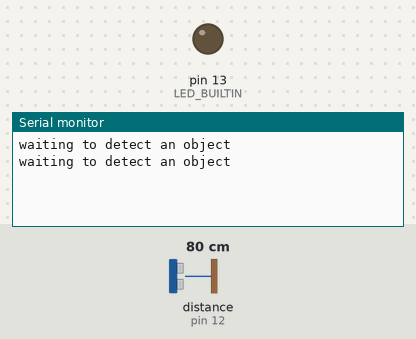
Bench run of a sketch on a simulated Arduino Uno, built with avr-gcc and run on an emulated ATmega328P. Shown: output pins drawn as LEDs (lit = HIGH), the last lines printed to the serial monitor. Wiring (inferred from the names in the program): ultrasonic range finder: trigger pin 11; echo pin 12. Inputs (shaded band) come from the test bench; at power-on: distance to the obstacle (sensor on pin 12) 80 cm. The echo pulse lasts 58.3 µs per cm; pins used as bus, display or sensor lines are not drawn.

Above: at 1.8 s.
1.9 s: distance to the obstacle (sensor on pin 12) set to 34 cm
At 2.8 s:
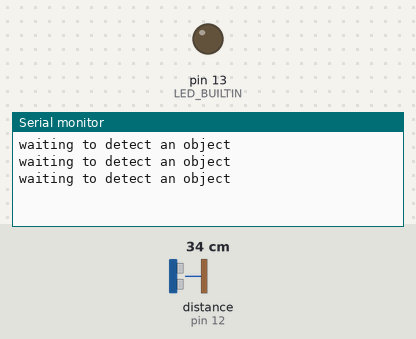
3.4 s: distance to the obstacle (sensor on pin 12) set to 28 cm
At 4.8 s:
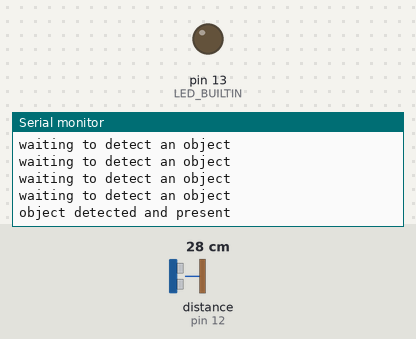

The sketch:

object_count.ino
```cpp
/*
  Ultrasonic Sensor HC-SR04 and Arduino Tutorial
  by Dejan Nedelkovski,
  www.HowToMechatronics.com
*/

// defines pins numbers
const int trigPin = 11;
const int echoPin = 12;
int N = 0;

// defines variables
long duration;
int distance;

void setup() {
  // UltraSonoc Pins
  pinMode(trigPin, OUTPUT); // Sets the trigPin as an Output
  pinMode(echoPin, INPUT); // Sets the echoPin as an Input

  // initialize digital pin LED_BUILTIN as an output.
  pinMode(LED_BUILTIN, OUTPUT);

  Serial.begin(9600); // Starts the serial communication
}

void loop() {
  // Clears the trigPin
  digitalWrite(trigPin, LOW);
  delayMicroseconds(2);

  // Sets the trigPin on HIGH state for 10 micro seconds
  digitalWrite(trigPin, HIGH);
  delayMicroseconds(10);
  digitalWrite(trigPin, LOW);

  // Reads the echoPin, returns the sound wave travel time in microseconds
  duration = pulseIn(echoPin, HIGH);

  // Calculating the distance
  distance = duration * 0.034 / 2;

  while (distance < 30){
    Serial.println("object detected and present");
    delay(1000);
    N += 1;
      // Clears the trigPin
    digitalWrite(trigPin, LOW);
    delayMicroseconds(2);

    // Sets the trigPin on HIGH state for 10 micro seconds
    digitalWrite(trigPin, HIGH);
    delayMicroseconds(10);
    digitalWrite(trigPin, LOW);

    // Reads the echoPin, returns the sound wave travel time in microseconds
    duration = pulseIn(echoPin, HIGH);

    // Calculating the distance
    distance = duration * 0.034 / 2;
    if (distance > 30){
      Serial.println("Detected object is gone");
      Serial.print("objects detected: ");
      delay(1000);
      Serial.println(N);
      break;
    }
  }

  while (distance >= 30){
    Serial.println("waiting to detect an object");
    delay(1000);
    digitalWrite(trigPin, LOW);
    delayMicroseconds(2);

    // Sets the trigPin on HIGH state for 10 micro seconds
    digitalWrite(trigPin, HIGH);
    delayMicroseconds(10);
    digitalWrite(trigPin, LOW);

    // Reads the echoPin, returns the sound wave travel time in microseconds
    duration = pulseIn(echoPin, HIGH);

    // Calculating the distance
    distance = duration * 0.034 / 2;
    if (distance < 30) {
      break;
    }
  }

}
```

Measured:
- the behaviour switches between 31 and 30 cm on distance to the obstacle (sensor on pin 12) (found by bisection; images 1 and 2)
- after the input at 3.4 s, the serial monitor: prints a new line after 0.62 s (image 2)
